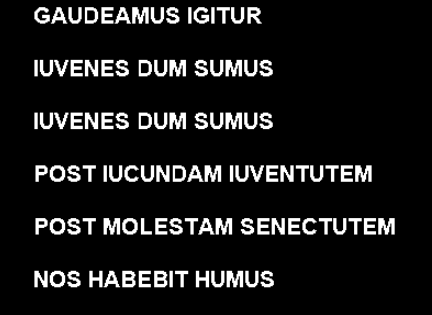
%> input picture Prueba.png, 432 x 315 px
$ octave Script_ejecucion.m   (GNU Octave 9; MATLAB toolbox functions it lacks are replaced by stand-ins)
%> lines starting %> are read from the running program, lines starting %| are printed output that depends on the picture; in (x1, y1, x2, y2) boxes, pixels count from 0 and x2, y2 are one past the last pixel; in counts of white or black regions, pixels touching at a corner belong together; the program's own positions count from 1
### im2bin.m
function IMabc_binaria = im2bin(IMabc)
%Pasamos a double para facilitar calculos (del 0 al 1)
im_d = im2double(IMabc);

%Usando ciertos parámetros hacemos una suma ponderada
IMabc_gris = im2gray(im_d);

%La función graythresh utiliza el método de Otsu para encontrar un valor
%numérico específico (el umbral) que permita separar los píxeles de una
%imagen en dos grupos: fondo y objeto

%Para ello analiza el histograma buscando la distribución de niveles de
%gris, luego calcula la varianza que hace que dichos niveles sean lo más
%diferentes entre sí posible y, por último devuelve un valor entre 0 y 1
%que marca el corte ideal para diferenciar fondo y objeto
umbral = graythresh(IMabc_gris);

%Comparamos cada pixel de la imagen gris con el umbral, si es mayor 1, si
%es menor 0. Que pasa? Que nosotros no queremos que resalte lo blanco (lo
%mas cercano a 1) si no lo negro (lo mas cercano a 0), es por eso que
%usamos ~ para invertir la imagen. De esta forma las letras son 1 y el
%fondo 0, no al revés

IM_temp = IMabc_gris > umbral;

if sum(IM_temp(:)) > (numel(IM_temp) / 2)
    IMabc_binaria = ~IM_temp;
else
    IMabc_binaria = IM_temp; % El fondo ya era negro
end
end

### segmentTopAndBot.m
function [imagenes_filas, caracteres_por_fila] = segmentTopAndBot(Im_bin)

    % =========================================================
    % 1. DILATACIÓN VERTICAL
    % =========================================================
    % Une partes cercanas verticalmente:
    % puntos de letras, tildes o pequeños cortes.

    se_vertical = strel('rectangle', [5, 1]);

    Im_dilatada = imdilate(Im_bin, se_vertical);

    % =========================================================
    % 2. PROYECCIÓN HORIZONTAL
    % =========================================================
    % Calcula la densidad de píxeles por fila
    % para detectar líneas de texto.

    v_media_filas = mean(Im_dilatada, 2);

    % Umbral adaptativo
    umbral_fila = 0.05 * max(v_media_filas);

    % Filas que contienen texto
    v_filas_buenas = v_media_filas > umbral_fila;

    % Detecta cambios 0->1 y 1->0
    cambios_filas = diff([0; v_filas_buenas; 0]);

    filas_inicio = find(cambios_filas == 1);
    filas_fin    = find(cambios_filas == -1) - 1;

    alturas_filas = filas_fin - filas_inicio;
    altura_media_filas = median(alturas_filas);

    filas_inicio_limpias = [];
    filas_fin_limpias = [];

    for i = 1:length(filas_inicio)
        % Si la fila mide al menos un 30% de la altura normal, es texto real.
        % Si es una línea de polvo de 3 píxeles, se descarta.
        if alturas_filas(i) > 0.25 * altura_media_filas
            filas_inicio_limpias = [filas_inicio_limpias, filas_inicio(i)];
            filas_fin_limpias = [filas_fin_limpias, filas_fin(i)];
        end
    end

    % Sobrescribimos con los vectores ya limpios
    filas_inicio = filas_inicio_limpias;
    filas_fin = filas_fin_limpias;

    % =========================================================
    % 3. RECORTE DE FILAS
    % =========================================================

    num_filas = length(filas_inicio);

    imagenes_filas = cell(num_filas, 1);
    caracteres_por_fila = cell(num_filas, 1);

    for k = 1:num_filas

        % Márgenes pequeños de seguridad
        y1 = max(1, filas_inicio(k) - 1);
        y2 = min(size(Im_bin, 1), filas_fin(k) + 1);

        % Recorte de la fila completa
        Im_horizontal = Im_bin(y1:y2, :);

        % Guardar fila detectada
        imagenes_filas{k} = Im_horizontal;

        % =====================================================
        % 4. PROYECCIÓN VERTICAL
        % =====================================================
        % Busca bloques de caracteres.

        v_media_columnas = mean(Im_horizontal, 1);

        umbral_columna = 0.05 * max(v_media_columnas);

        v_columnas_buenas = v_media_columnas > umbral_columna;

        cambios_columnas = diff([0, v_columnas_buenas, 0]);

        letras_inicio = find(cambios_columnas == 1);
        letras_fin    = find(cambios_columnas == -1) - 1;

        % =====================================================
        % 5. EXTRACCIÓN DE CARACTERES
        % =====================================================

        num_letras_ini = length(letras_inicio);

        caracteres = {};

        anchos_iniciales = letras_fin - letras_inicio;
        ancho_ref = median(anchos_iniciales);

        for i = 1:num_letras_ini

            % Coordenadas del bloque inicial
            x1 = max(1, letras_inicio(i) - 1);
            x2 = min(size(Im_horizontal, 2), letras_fin(i) + 1);

            bloque_a_evaluar = Im_horizontal(:, x1:x2);

            quedan_cortes = true;

            while quedan_cortes

                ancho_b = size(bloque_a_evaluar, 2);
                alto_b  = size(bloque_a_evaluar, 1);

                % =================================================
                % DETECCIÓN DE BLOQUE SOSPECHOSO
                % =================================================
                % Si el bloque es demasiado ancho,
                % probablemente contiene varias letras unidas.

                if ancho_b > (alto_b * 1.45)

                    % =============================================
                    % EROSIÓN
                    % =============================================
                    % La erosión elimina conexiones finas entre
                    % caracteres pegados.
                    %
                    % Ejemplo:
                    % "rn" unido -> separación más visible.

                    se_er = strel('disk', 1);

                    bloque_erosionado = imerode(bloque_a_evaluar, se_er);

                    % =============================================
                    % PROYECCIÓN VERTICAL DEL BLOQUE EROSIONADO
                    % =============================================
                    % Busca columnas con menor densidad:
                    % posibles zonas de separación.

                    densidad = sum(bloque_erosionado, 1);

                    % =============================================
                    % BÚSQUEDA SOLO EN LA ZONA CENTRAL
                    % =============================================
                    % Evita cortar letras naturalmente anchas
                    % como M, W o caracteres inclinados.

                    lim_izq = round(ancho_b * 0.30);
                    lim_der = round(ancho_b * 0.70);

                    lim_izq = max(1, lim_izq);
                    lim_der = min(ancho_b, lim_der);

                    % Mínimo local de densidad
                    [~, idx_min] = min(densidad(lim_izq:lim_der));

                    punto_corte = idx_min + lim_izq - 1;

                    % =============================================
                    % CORTE DEL BLOQUE
                    % =============================================

                    [L, num_objetos] = bwlabel(bloque_a_evaluar);

                    if num_objetos >= 2
                        % Las letras están muy juntas (como T y A) pero no pegadas.
                        % Separamos la "isla" de la izquierda y la de la derecha respetando la forma.
                        parte_izquierda = (L == 1);
                        parte_derecha   = (L >= 2);
                    else
                        % Las letras están fundidas por la tinta. Hacemos el corte recto (Plan B).
                        % Usamos máscaras para no cambiar el tamaño de la matriz de golpe.
                        parte_izquierda = bloque_a_evaluar;
                        parte_izquierda(:, punto_corte + 1:end) = 0;

                        parte_derecha = bloque_a_evaluar;
                        parte_derecha(:, 1:punto_corte) = 0;
                    end

                    % Ajustamos las "cajas" para quitar las columnas vacías que hayan quedado
                    % y permitir que el bucle 'while' siga encogiendo la imagen.
                    [~, cols_izq] = find(parte_izquierda);
                    if ~isempty(cols_izq)
                        parte_izquierda = parte_izquierda(:, min(cols_izq):max(cols_izq));
                    else
                        parte_izquierda = [];
                    end

                    [~, cols_der] = find(parte_derecha);
                    if ~isempty(cols_der)
                        parte_derecha = parte_derecha(:, min(cols_der):max(cols_der));
                    else
                        parte_derecha = [];
                    end

                    % Guarda la parte izquierda
                    caracteres{end + 1} = parte_izquierda;

                    % =============================================
                    % REEVALUACIÓN RECURSIVA
                    % =============================================
                    % La parte derecha vuelve a analizarse
                    % por si aún contiene varias letras.

                    if isempty(parte_derecha) || ...
                       size(parte_derecha, 2) < 2

                        quedan_cortes = false;

                    else

                        bloque_a_evaluar = parte_derecha;

                    end

                else

                    % =============================================
                    % BLOQUE VÁLIDO
                    % =============================================
                    % El tamaño parece corresponder
                    % a un único carácter.

                    caracteres{end + 1} = bloque_a_evaluar;

                    quedan_cortes = false;

                end

            end

            if i < num_letras_ini
                distancia_siguiente = letras_inicio(i+1) - letras_fin(i);
                altura_fila = size(Im_horizontal, 1);

                % Si el hueco supera el 35% de la altura de la fila, es un espacio
                if distancia_siguiente > (0.325 * altura_fila)

                    % Creamos un bloque negro (fondo) del tamaño de un espacio
                    % false() crea una matriz lógica de 0s.
                    matriz_espacio = false(altura_fila, round(altura_fila * 0.5));

                    caracteres{end + 1} = matriz_espacio;
                end
            end
        end

        caracteres_por_fila{k} = caracteres;

        % =====================================================
        % 6. VISUALIZACIÓN
        % =====================================================

        % num_letras = length(caracteres);

        % figure('Name', ['Fila ', num2str(k)]);
        %
        % % -----------------------------------------------------
        % % FILA DETECTADA
        % % -----------------------------------------------------
        %
        % subplot(2, 1, 1);
        %
        % imshow(Im_horizontal);
        %
        % title(['Fila detectada ', num2str(k)]);
        %
        % % -----------------------------------------------------
        % % CARACTERES SEGMENTADOS
        % % -----------------------------------------------------
        %
        % subplot(2, 1, 2);
        %
        % cols_grid  = 8;
        % filas_grid = ceil(num_letras / cols_grid);
        %
        % montage( ...
        %     caracteres, ...
        %     'Size', [filas_grid cols_grid], ...
        %     'BorderSize', [5 5], ...
        %     'BackgroundColor', 'white' ...
        % );
        %
        % title(['Caracteres detectados - fila ', num2str(k)]);

    end


end

### preprocesado_reconocimiento.m
function letras_finales = preprocesado_reconocimiento(caracteres, N)
    letras_finales = {}; % No podemos prealojar el tamano por si acaso entra una TU o algo asi que tengamos que cortar
    for i = 1:length(caracteres)
        letra_actual = caracteres{i};

        % Miramos si es un espacio
        if isempty(letra_actual) || ischar(letra_actual) || ...
           ((isnumeric(letra_actual) || islogical(letra_actual)) && sum(letra_actual(:)) == 0)
            letras_finales{end+1} = false(N, N);
            continue;
        end


        [filas_blancas, columnas_blancas] = find(letra_actual);
        if isempty(filas_blancas)
            letras_finales{end+1} = false(N, N);
            continue;
        end

        % Miramos para recortar en el caso de que haya alguna letra doble
        letra_recortada = letra_actual(min(filas_blancas):max(filas_blancas), min(columnas_blancas):max(columnas_blancas));

        alto = size(letra_recortada, 1);
        ancho = size(letra_recortada, 2);

        if ancho > 1.45 * alto % El umbral fue un poco a ojo en funcion de como iba con las pruebas que hicimos
            mitad = round(ancho / 2);
            trozo1 = letra_recortada(:, 1:mitad);
            trozo2 = letra_recortada(:, mitad+1:end);

            trozo1 = padarray(trozo1, [1 1], false, 'both');
            letras_finales{end+1} = imresize(trozo1, [N, N]);

            trozo2 = padarray(trozo2, [1 1], false, 'both');
            letras_finales{end+1} = imresize(trozo2, [N, N]);
        else
            letra_recortada = padarray(letra_recortada, [1 1], false, 'both');
            letras_finales{end+1} = imresize(letra_recortada, [N, N]);
        end
    end
end

### Script_ejecucion.m
load('base_datos.mat'); % Carga las variables de la base de datos

IMabc = imread("Prueba.png");
%> IMabc is the input picture: size 315x432x3 uint8; min 0, max 255, mean 24.6
IMabc_Binario = im2bin(IMabc);
%> in im2bin, `umbral = graythresh(IMabc_gris);`: umbral = 0.447
%> in im2bin, `IM_temp = IMabc_gris > umbral;`:
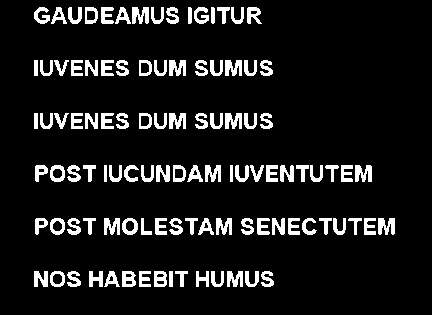
%> IM_temp: size 315x432 logical; 10% white; 104 white regions, largest, box (x1, y1, x2, y2) and area: (132, 7, 149, 24) 215, (355, 165, 372, 182) 213, (378, 218, 395, 235) 212
IMabc_Binario = bwareaopen(IMabc_Binario, 30);

elemento_estructural = strel('square', 2);
% Erosionamos (comemos los bordes blancos)
IMabc_Binario = imerode(IMabc_Binario, elemento_estructural);
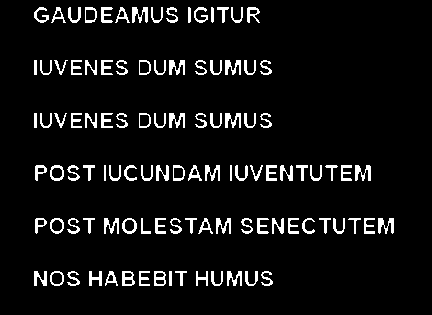
%> IMabc_Binario: size 315x432 logical; 6.7% white in thin lines or dots, all inside (x1, y1, x2, y2) = (34, 7, 394, 286)


% Extraemos las filas y las letras de la imagen con la funcion creada
[filas, letras_por_fila] = segmentTopAndBot(IMabc_Binario);
%> in segmentTopAndBot, `Im_dilatada = imdilate(Im_bin, se_vertical);`:
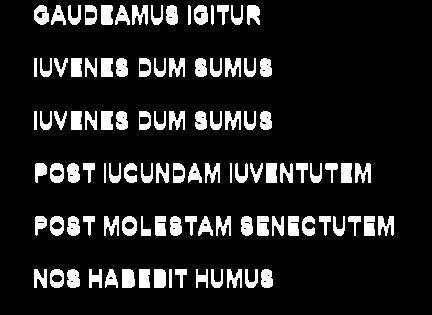
%> Im_dilatada: size 315x432 logical; 12.2% white; 104 white regions, largest, box (x1, y1, x2, y2) and area: (122, 269, 135, 288) 228, (101, 5, 113, 25) 223, (154, 269, 166, 288) 220
%> in segmentTopAndBot, `v_media_filas = mean(Im_dilatada, 2);`: v_media_filas = 315 values, max 0.549 at index 222, min 0 at index 1, mean 0.122
%> in segmentTopAndBot, `umbral_fila = 0.05 * max(v_media_filas);`: umbral_fila = 0.0274
%> in segmentTopAndBot, `v_filas_buenas = v_media_filas > umbral_fila;`: v_filas_buenas = 315 logical values, 117 true
%> in segmentTopAndBot, `cambios_filas = diff([0; v_filas_buenas; 0]);`: cambios_filas = 316 values, max 1 at index 6, min -1 at index 26, mean 0
%> in segmentTopAndBot, `filas_inicio = find(cambios_filas == 1);`: filas_inicio = [6; 59; 112; 164; 217; 270]
%> in segmentTopAndBot, `filas_fin    = find(cambios_filas == -1) - 1;`: filas_fin = [25; 77; 130; 183; 236; 288]
%> in segmentTopAndBot, `alturas_filas = filas_fin - filas_inicio;`: alturas_filas = [19; 18; 18; 19; 19; 18]
%> in segmentTopAndBot, `altura_media_filas = median(alturas_filas);`: altura_media_filas = 18.5
%> the loop in segmentTopAndBot, `for i = 1:length(filas_inicio)` made 6 passes
%> (filas_inicio_limpias, filas_fin_limpias) on passes 1 to 6: (6, 25), ([6 59], [25 77]), ([6 59 112], [25 77 130]), ([6 59 112 164], [25 77 130 183]), ([6 59 112 164 217], [25 77 130 183 236]), ([6 59 112 164 217 270], [25 77 130 183 236 288])
%> in segmentTopAndBot, `filas_inicio = filas_inicio_limpias;`: filas_inicio = [6 59 112 164 217 270]
%> in segmentTopAndBot, `filas_fin = filas_fin_limpias;`: filas_fin = [25 77 130 183 236 288]
%> in segmentTopAndBot, `num_filas = length(filas_inicio);`: num_filas = 6
%> in segmentTopAndBot, `imagenes_filas = cell(num_filas, 1);`: imagenes_filas = {[], [], [], [], [], []}
%> the loop in segmentTopAndBot, `for k = 1:num_filas` made 6 passes
%> (y1, y2, umbral_columna, letras_inicio, letras_fin, num_letras_ini, anchos_iniciales, ancho_ref) on passes 1 to 3: (5, 26, 0.0364, [35 52 69 86 102 116 133 152 167 189 195 212 218 232 248], [49 66 81 97 113 130 148 163 178 191 208 214 229 243 260], 15, [14 14 12 11 11 14 15 11 11 2 13 2 11 11 12], 11), (58, 78, 0.0357, [35 41 55 72 86 102 117 140 155 170 196 211 226 245 261], [37 52 68 82 97 113 128 151 166 185 207 222 241 256 272], 15, [2 11 13 10 11 11 11 11 11 15 11 11 15 11 11], 11), (111, 131, 0.0357, [35 41 55 72 86 102 117 140 155 170 196 211 226 245 261], [37 52 67 82 97 113 128 151 166 185 207 222 241 256 272], 15, [2 11 12 10 11 11 11 11 11 15 11 11 15 11 11], 11)
%> (y1, y2, umbral_columna, num_letras_ini, ancho_ref) on passes 4 to 5: (163, 184, 0.0364, 22, 11.5), (216, 237, 0.0364, 22, 11)
%> pass 1, in segmentTopAndBot, `Im_horizontal = Im_bin(y1:y2, :);`:
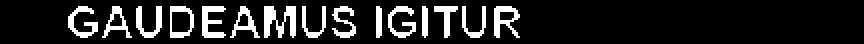
%> Im_horizontal: size 22x432 logical (shown 2 times larger); 13.7% white; 15 white regions, largest, box (x1, y1, x2, y2) and area: (132, 3, 148, 19) 152, (101, 3, 113, 19) 111, (247, 3, 260, 19) 107
%> pass 2, in segmentTopAndBot, `Im_horizontal = Im_bin(y1:y2, :);`:
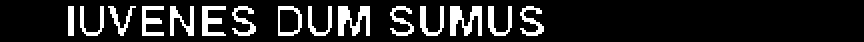
%> Im_horizontal: size 21x432 logical (shown 2 times larger); 13.9% white in thin lines or dots, all inside (x1, y1, x2, y2) = (34, 3, 272, 18)
%> pass 3, in segmentTopAndBot, `Im_horizontal = Im_bin(y1:y2, :);`:
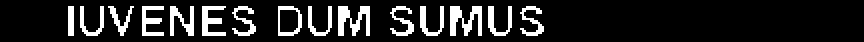
%> Im_horizontal: size 21x432 logical (shown 2 times larger); 13.8% white in thin lines or dots, all inside (x1, y1, x2, y2) = (34, 3, 272, 18)
%> after the loop in segmentTopAndBot, `for k = 1:num_filas`: altura_fila = 21; caracteres = 17 items; caracteres_por_fila = 6 items; distancia_siguiente = 4; imagenes_filas = 6 items
%> filas = 6 items; letras_por_fila = 6 items

fprintf('\n--- OCR Grupo 22 ---\n\n');

for i = 1:length(filas)
    caracteres_fila_actual = letras_por_fila{i};

    % Preprocesamos la fila i de la imagen, usamos el el de reconocimiento
    % puesto que es el que reconoce los espacios
    fila_procesada = preprocesado_reconocimiento(caracteres_fila_actual, 16);

    % Reconocemos cada letra con este bucle
    for k = 1:length(fila_procesada)
        letra_incognita = fila_procesada{k};

        % Si es una caja totalmente negra se va porque se identifica como
        % un espacio
        if sum(letra_incognita(:)) == 0
            fprintf(' ');
            continue;
        end

        % Si tiene algo blanco, se contrasta con las imagenes de la DB
        similitudes = zeros(1, 27);
        for j = 1:27
            % corr2 nos da un % de similitud entre la incógnita y la letra
            % a la que corresponde esta iteracion
            similitudes(j) = corr2(letra_incognita, abecedario{j});
        end

        % Buscamos cuál de las 27 ha tenido mas similitudes
        [max_score, indice_ganador] = max(similitudes);


        fprintf('%c', etiquetas(indice_ganador));
    end

    fprintf('\n');
end
%> this loop made 6 passes
%| VAPPCAPPR AGASPQ
%| WPXFNFR DPX RPXPR
%| WPUFNFR DPX RPXPR
%| QPPS XPPPNPAN XPURNSPSCP
%| QPPS NPLRRSAN RCNRPSPSRP
%| NPR HARFRWS HPXPR

fprintf('\n-------------------------\n');
